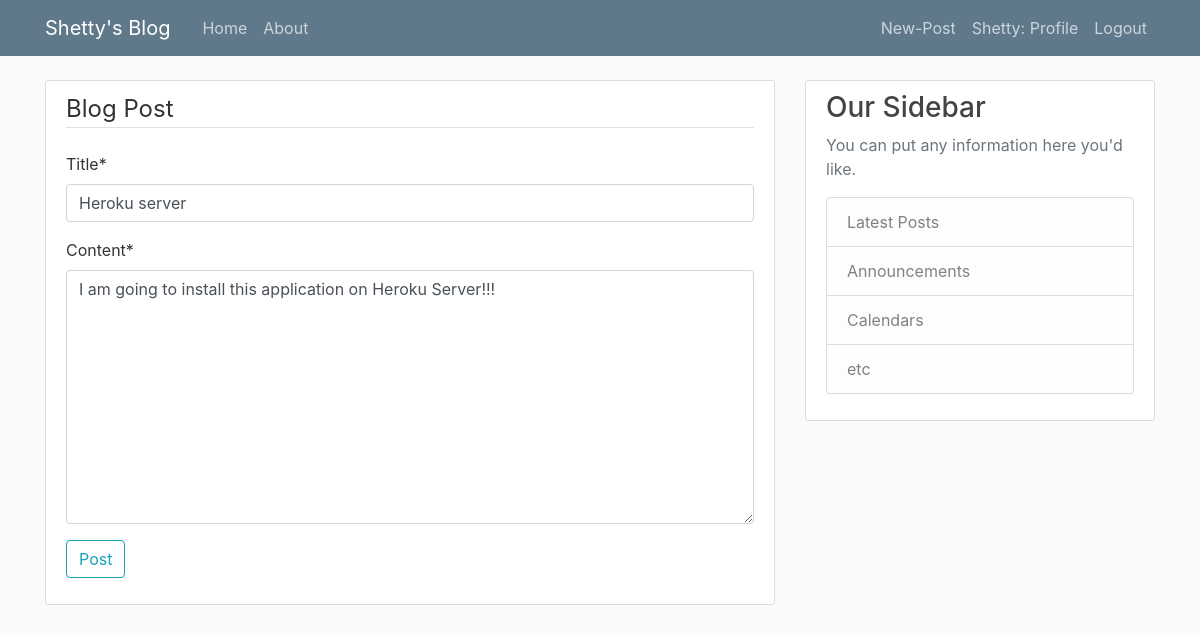
Screenshot of /post/27/update/ (signed in) with the database file from the repository.
### blog/models.py (models this page shows, shortened)
class Post(models.Model):
    title = models.CharField(max_length=100)
    content = models.TextField()
    date_posted = models.DateTimeField(default=timezone.now)
    author = models.ForeignKey(User, on_delete=models.CASCADE)

### blog/views.py (the view, shortened to what this page needs)
# urls.py: path('post/<int:pk>/update/', PostUpdateView.as_view(), name='post-update'),
class PostUpdateView(LoginRequiredMixin, UserPassesTestMixin, UpdateView):
    model = Post
    fields = ['title', 'content']
    def test_func(self):
        post = self.get_object()
        if self.request.user == post.author:
            return True
        return False

### blog/templates/blog/post_form.html (shortened to what this page needs)
{% extends "blog/base.html" %}
{% load crispy_forms_tags %}
{% block content %}
    <div class="content-section">
        <form method="POST">
            <fieldset>
                <legend class="border-bottom mb-4">Blog Post</legend>
                {{ form|crispy }}
            </fieldset>
            <div class="form-group">
                <button class="btn btn-outline-info" type="submit">Post</button>
            </div>
        </form>
    </div>
{% endblock content %}

### blog/templates/blog/base.html (shortened to what this page needs)
{% load static %}
<!DOCTYPE html>
<html>
<head>
    <link rel="stylesheet" href="https://maxcdn.bootstrapcdn.com/bootstrap/4.0.0/css/bootstrap.min.css">
    <link rel="stylesheet" type="text/css" href="{% static 'blog/main.css' %}">
</head>
<body>
    <header class="site-header">
      <nav class="navbar navbar-expand-md navbar-dark bg-steel fixed-top">
        <div class="container">
          <a class="navbar-brand mr-4" href="{% url 'blog-home' %}">Shetty's Blog</a>
          <div class="collapse navbar-collapse" id="navbarToggle">
            <div class="navbar-nav mr-auto">
              <a class="nav-item nav-link" href="{% url 'blog-home' %}">Home</a>
              <a class="nav-item nav-link" href="{% url 'blog-about' %}">About</a>
            </div>
            <div class="navbar-nav">
              {% if user.is_authenticated %}
                <a class="nav-item nav-link" href="{% url 'post-create' %}">New-Post</a>
                <a class="nav-item nav-link" href="{% url 'profile' %}">{{user.username}}: Profile</a>
                <a class="nav-item nav-link" href="{% url 'logout' %}">Logout</a>
              {% else %}
                <a class="nav-item nav-link" href="{% url 'login' %}">Login</a>
                <a class="nav-item nav-link" href="{% url 'register' %}">Register</a>
              {% endif %}
            </div>
          </div>
        </div>
      </nav>
    </header>
    <main role="main" class="container">
      <div class="row">
        <div class="col-md-8">
          {% block content %}{% endblock %}
        </div>
        <div class="col-md-4">
          <div class="content-section">
            <h3>Our Sidebar</h3>
            <p class='text-muted'>You can put any information here you'd like.
              <ul class="list-group">
                <li class="list-group-item list-group-item-light">Latest Posts</li>
                <li class="list-group-item list-group-item-light">Announcements</li>
                <li class="list-group-item list-group-item-light">Calendars</li>
                <li class="list-group-item list-group-item-light">etc</li>
              </ul>
            </p>
          </div>
        </div>
      </div>
    </main>
</body>
</html>

### blog/static/blog/main.css (style rules this page uses)
body { background: #fafafa; color: #333333; margin-top: 5rem; }
h1, h2, h3, h4, h5, h6 { color: #444444; }
ul { margin: 0; }
.bg-steel { background-color: #5f788a; }
.site-header .navbar-nav .nav-link { color: #cbd5db; }
.content-section { background: #ffffff; padding: 10px 20px; border: 1px solid #dddddd; border-radius: 3px; margin-bottom: 20px; }

### rows the page displays
Post: title "Heroku server", content "I am going to install this application on Heroku Server!!!"

### other values shown
{{ user.username }} "Shetty"
